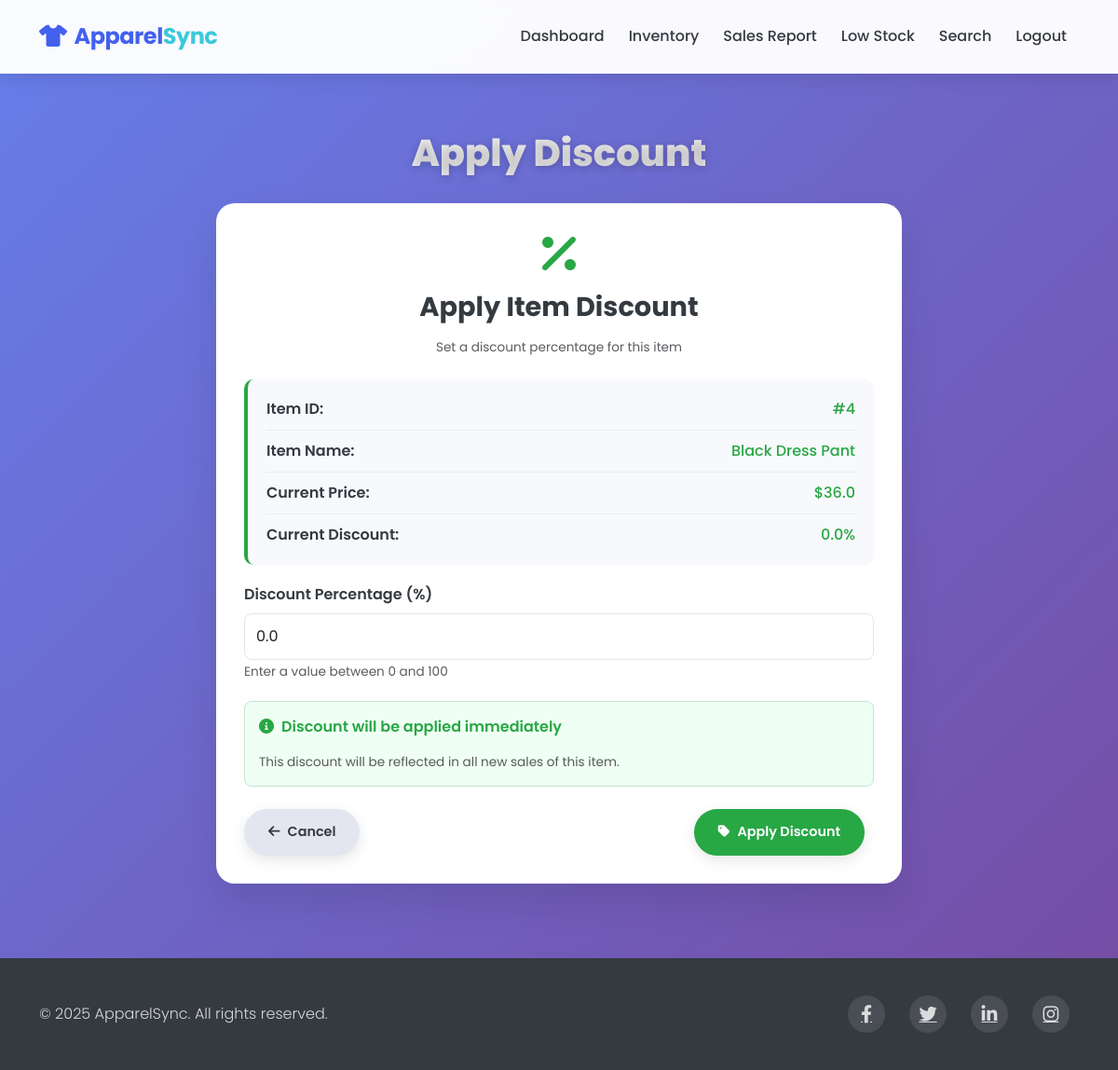
Screenshot of /dashboard/apply_discount?id=4 (signed in) with the database file from the repository.
### models.py (models this page shows)
class InventoryItem(db.Model):
    id = db.Column(db.Integer, primary_key=True)
    item_name = db.Column(db.String(100), nullable=False)
    quantity = db.Column(db.Integer, nullable=False)
    price = db.Column(db.Float, nullable=False)
    discount = db.Column(db.Float, default=0.0)
    sales = db.relationship('Sale', backref='item', lazy=True)
    low_stock_alerts = db.relationship('LowStock', backref='item', lazy=True)

### routes.py (the view, shortened to what this page needs)
@app.route('/dashboard/apply_discount', methods=['GET', 'POST'])
@login_required
def apply_discount():
    item_id = request.args.get('id')
    selected_item = None
    if item_id:
        selected_item = InventoryItem.query.get(int(item_id))
    inventory = InventoryItem.query.all()
    return render_template('apply_discount.html', inventory=inventory, selected_item=selected_item)

### app.py (called while the page is built)
@login_manager.user_loader
def load_user(user_id):
    return User.query.get(int(user_id))

### templates/apply_discount.html (shortened to what this page needs)
<!DOCTYPE html>
<html lang="en">
<head>
    <link href="https://cdn.jsdelivr.net/npm/bootstrap@5.3.0-alpha1/dist/css/bootstrap.min.css" rel="stylesheet">
    <link rel="stylesheet" href="https://cdnjs.cloudflare.com/ajax/libs/font-awesome/6.0.0/css/all.min.css">
</head>
<body>
    <nav class="navbar navbar-expand-lg navbar-light py-3 fixed-top">
        <div class="container">
            <a class="navbar-brand" href="/"><i class="fas fa-tshirt me-2"></i>Apparel<span>Sync</span></a>
            <div class="collapse navbar-collapse" id="navbarNav">
                <ul class="navbar-nav ms-auto">
                    <li class="nav-item">
                        <a class="nav-link" href="/dashboard">Dashboard</a>
                    </li>
                    <li class="nav-item">
                        <a class="nav-link" href="/dashboard/view_inventory">Inventory</a>
                    </li>
                    <li class="nav-item">
                        <a class="nav-link" href="/dashboard/sales_report">Sales Report</a>
                    </li>
                    <li class="nav-item">
                        <a class="nav-link" href="/dashboard/low_stock">Low Stock</a>
                    </li>
                    <li class="nav-item">
                        <a class="nav-link" href="/dashboard/search">Search</a>
                    </li>
                    <li class="nav-item">
                        <a class="nav-link" href="/logout">Logout</a>
                    </li>
                </ul>
            </div>
        </div>
    </nav>
    <section class="content-section">
        <div class="container">
            <h1 class="page-title">Apply Discount</h1>
            <div class="row justify-content-center">
                <div class="col-lg-8">
                    <div class="form-card">
                        <div class="text-center mb-4">
                            <i class="fas fa-percentage discount-icon"></i>
                            <h3 class="mb-3">Apply Item Discount</h3>
                            <p class="text-muted">Set a discount percentage for this item</p>
                        </div>
                        <form action="/dashboard/apply_discount" method="POST">
                            {% if selected_item %}
                                <div class="item-details">
                                    <div class="item-detail-row">
                                        <span class="item-detail-label">Item ID:</span>
                                        <span class="item-detail-value">#{{ selected_item.id }}</span>
                                    </div>
                                    <div class="item-detail-row">
                                        <span class="item-detail-label">Item Name:</span>
                                        <span class="item-detail-value">{{ selected_item.item_name }}</span>
                                    </div>
                                    <div class="item-detail-row">
                                        <span class="item-detail-label">Current Price:</span>
                                        <span class="item-detail-value">${{ selected_item.price }}</span>
                                    </div>
                                    <div class="item-detail-row">
                                        <span class="item-detail-label">Current Discount:</span>
                                        <span class="item-detail-value">{{ selected_item.discount }}%</span>
                                    </div>
                                </div>
                            {% else %}
                                <div class="form-group">
                                    <label for="item_id" class="form-label">Item ID</label>
                                    <input type="number" class="form-control" id="item_id" name="item_id" min="1" required>
                                    <small class="text-muted">Enter the ID of the item to apply discount</small>
                                </div>
                            {% endif %}
                            <div class="form-group">
                                <label for="discount" class="form-label">Discount Percentage (%)</label>
                                <input type="number" class="form-control" id="discount" name="discount" min="0" max="100" step="0.01" required {% if selected_item %}value="{{ selected_item.discount }}"{% endif %}>
                                <small class="text-muted">Enter a value between 0 and 100</small>
                            </div>
                            <div class="confirmation-box">
                                <p class="info-text"><i class="fas fa-info-circle me-2"></i>Discount will be applied immediately</p>
                                <p class="small text-muted mb-0">This discount will be reflected in all new sales of this item.</p>
                            </div>
                            <div class="d-flex justify-content-between mt-4">
                                <a href="/dashboard/view_inventory" class="btn btn-cancel btn-action">
                                    <i class="fas fa-arrow-left me-2"></i>Cancel
                                </a>
                                <button type="submit" class="btn btn-submit btn-action">
                                    <i class="fas fa-tag me-2"></i>Apply Discount
                                </button>
                            </div>
                        </form>
                    </div>
                </div>
            </div>
        </div>
    </section>
    <footer>
        <div class="container">
            <div class="row align-items-center">
                <div class="col-md-6">
                    <p class="copyright mb-0">&copy; 2025 ApparelSync. All rights reserved.</p>
                </div>
                <div class="col-md-6">
                    <div class="social-icons">
                        <a href="#" class="me-3"><i class="fab fa-facebook-f"></i></a>
                        <a href="#" class="me-3"><i class="fab fa-twitter"></i></a>
                        <a href="#" class="me-3"><i class="fab fa-linkedin-in"></i></a>
                        <a href="#"><i class="fab fa-instagram"></i></a>
                    </div>
                </div>
            </div>
        </div>
    </footer>
</body>
</html>

### templates/apply_discount.html (style rules this page uses)
:root { --primary-color: #4361ee; --secondary-color: #f8f9fc; --accent-color: #3bc9db; --dark-color: #343a40; --light-color: #f8f9fc; --discount-color: #28a745; --gradient-start: #667eea; --gradient-end: #764ba2; }
body { background: linear-gradient(135deg, var(--gradient-start) 0%, var(--gradient-end) 100%); min-height: 100vh; font-family: 'Poppins', sans-serif; }
.navbar { background-color: rgba(255, 255, 255, 0.97); backdrop-filter: blur(10px); box-shadow: 0 4px 20px rgba(0, 0, 0, 0.1); padding: 15px 0; border-bottom: 1px solid rgba(255, 255, 255, 0.1); }
.navbar-brand { font-weight: 700; color: var(--primary-color); font-size: 1.5rem; letter-spacing: -0.5px; }
.navbar-brand span { color: var(--accent-color); }
.nav-link { font-weight: 500; color: var(--dark-color); position: relative; padding: 8px 15px; margin: 0 5px; transition: all 0.3s ease; }
.nav-link::after { content: ''; position: absolute; width: 0; height: 2px; background: var(--primary-color); bottom: 0; left: 50%; transform: translateX(-50%); transition: width 0.3s ease; }
.content-section { padding: 140px 0 80px; }
.page-title { color: white; font-weight: 800; text-shadow: 0 2px 10px rgba(0, 0, 0, 0.2); margin-bottom: 30px; text-align: center; font-size: 2.5rem; background: linear-gradient(to right, #ffffff, #e0e0e0); -webkit-background-clip: text; background-clip: text; color: transparent; }
.form-card { background-color: white; border-radius: 20px; padding: 30px; box-shadow: 0 20px 40px rgba(0, 0, 0, 0.1); border: none; }
.form-card h3 { font-weight: 700; color: var(--dark-color); margin-bottom: 20px; font-size: 1.8rem; }
.form-group { margin-bottom: 20px; }
.form-label { font-weight: 600; color: var(--dark-color); margin-bottom: 8px; }
.form-control { padding: 12px; border-radius: 8px; border: 1px solid #e3e6f0; font-family: 'Poppins', sans-serif; transition: all 0.3s ease; }
.text-muted { font-size: 0.85rem; margin-top: 5px; }
.btn-action { padding: 12px 24px; border-radius: 30px; font-size: 0.9rem; font-weight: 600; margin-right: 10px; transition: all 0.3s ease; box-shadow: 0 5px 15px rgba(0, 0, 0, 0.1); position: relative; overflow: hidden; }
.btn-action::before { content: ''; position: absolute; top: 0; left: -100%; width: 100%; height: 100%; background: rgba(255, 255, 255, 0.2); transition: all 0.4s ease; }
.btn-submit { background-color: var(--discount-color); color: white; border: 2px solid var(--discount-color); }
.btn-cancel { background-color: #e3e6f0; color: var(--dark-color); border: 2px solid #e3e6f0; }
footer { background-color: #343a40; color: white; padding: 40px 0; }
footer a { color: rgba(255, 255, 255, 0.8); transition: color 0.3s ease; margin: 0 10px; font-size: 1.2rem; }
.copyright { opacity: 0.8; font-weight: 300; }
.social-icons { display: flex; justify-content: flex-end; }
.social-icons a { display: flex; align-items: center; justify-content: center; width: 40px; height: 40px; border-radius: 50%; background: rgba(255, 255, 255, 0.1); transition: all 0.3s ease; }
.discount-icon { font-size: 3rem; color: var(--discount-color); margin-bottom: 1rem; }
.confirmation-box { background-color: #f0fff4; border: 1px solid #c3e6cb; border-radius: 8px; padding: 15px; margin-top: 20px; }
.info-text { color: var(--discount-color); font-weight: 600; }
.item-details { background-color: var(--secondary-color); padding: 20px; border-radius: 10px; margin-bottom: 20px; border-left: 4px solid var(--discount-color); }
.item-detail-row { display: flex; justify-content: space-between; margin-bottom: 10px; padding-bottom: 10px; border-bottom: 1px solid rgba(0, 0, 0, 0.05); }
.item-detail-row:last-child { border-bottom: none; margin-bottom: 0; padding-bottom: 0; }
.item-detail-label { font-weight: 600; color: var(--dark-color); }
.item-detail-value { font-weight: 500; color: var(--discount-color); }

### rows the page displays
InventoryItem: id "4", item_name "Black Dress Pant", price "36.0", discount "0.0"
